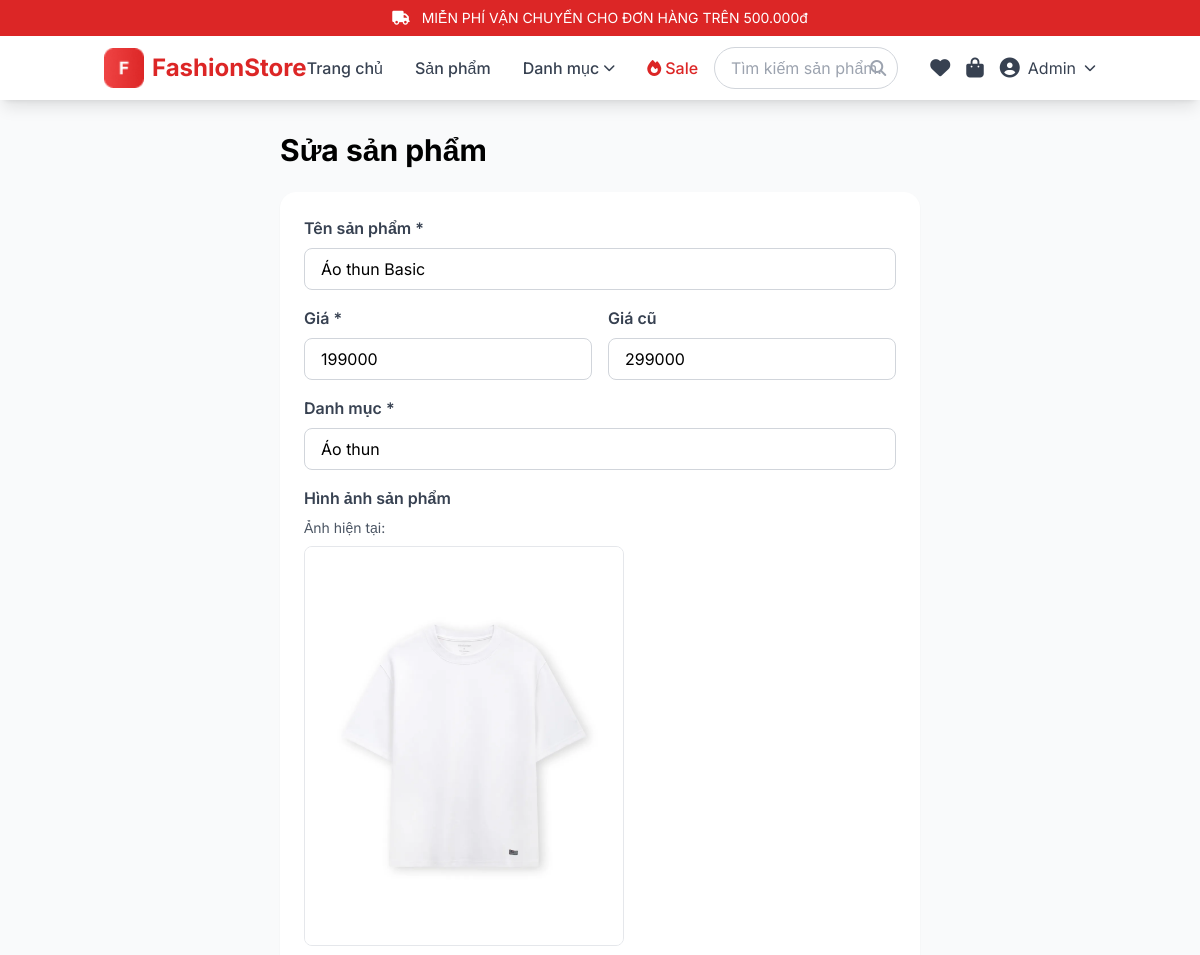
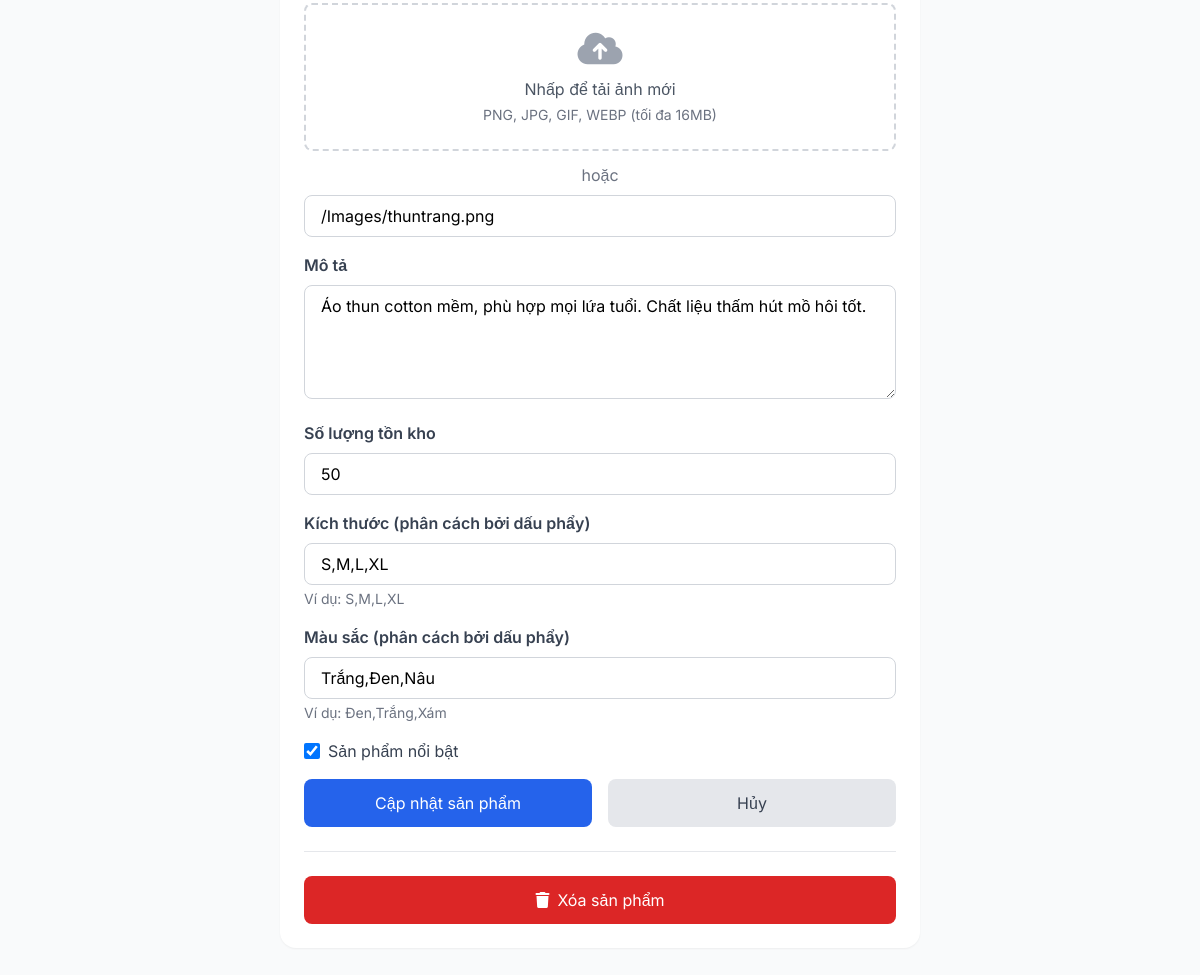
Screenshot of /admin/edit-product/583b96b6-4a12-4105-b6d7-7b1871367382 (signed in) with the database file from the repository (2 pictures, top to bottom).
### database.py (models this page shows)
class Product(db.Model):
    __tablename__ = 'products'
    id = db.Column(db.String(36), primary_key=True)
    name = db.Column(db.String(200), nullable=False)
    price = db.Column(db.Integer, nullable=False)
    old_price = db.Column(db.Integer, default=0)
    category = db.Column(db.String(100))
    image = db.Column(db.String(500))
    images = db.Column(db.Text)  # JSON array
    description = db.Column(db.Text)
    stock = db.Column(db.Integer, default=0)
    sizes = db.Column(db.Text)  # JSON array
    colors = db.Column(db.Text)  # JSON array
    color_images = db.Column(db.Text)  # JSON object mapping colors to image URLs
    rating = db.Column(db.Float, default=0.0)
    reviews = db.Column(db.Integer, default=0)
    sold = db.Column(db.Integer, default=0)
    featured = db.Column(db.Boolean, default=False)
    created_at = db.Column(db.DateTime, default=datetime.now)
    def to_dict(self):
        return {
            'id': self.id,
            'name': self.name,
            'price': self.price,
            'old_price': self.old_price,
            'category': self.category,
            'image': self.image,
            'images': json.loads(self.images) if self.images else [],
            'description': self.description,
            'stock': self.stock,
            'sizes': json.loads(self.sizes) if self.sizes else [],
            'colors': json.loads(self.colors) if self.colors else [],
            'color_images': json.loads(self.color_images) if self.color_images else {},
            'rating': self.rating,
            'reviews': self.reviews,
            'sold': self.sold,
            'featured': self.featured,
            'created_at': self.created_at.isoformat() if self.created_at else None
        }

### flask_clothing_store.py (the view, shortened to what this page needs)
@app.route('/admin/edit-product/<product_id>', methods=['GET', 'POST'])
@staff_required
def admin_edit_product(product_id):
    product = Product.query.get(product_id)
    if not product:
        flash('Sản phẩm không tồn tại', 'error')
        return redirect('/admin/products')
    return render_template('admin/edit_product.html', product=product.to_dict())

### flask_clothing_store.py (called while the page is built)
def staff_required(f):
    @wraps(f)
    def decorated_function(*args, **kwargs):
        if 'user' not in session or session['user']['role'] not in ['admin', 'staff']:
            flash('Đây là khu vực dành cho nhân viên', 'error')
            return redirect(url_for('home'))
        return f(*args, **kwargs)
    return decorated_function

def get_cart():
    return session.get('cart', [])

def get_wishlist():
    user_email = session.get('user', {}).get('email')
    if user_email:
        user = User.query.get(user_email)
        if user:
            return json.loads(user.wishlist) if user.wishlist else []
    return []

def get_categories():
    categories = db.session.query(Product.category).distinct().all()
    return [c[0] for c in categories]

@app.context_processor
def utility_processor():
    return {
        'now': datetime.datetime.now(),
        'wishlist_count': lambda: len(get_wishlist()),
        'cart_count': lambda: len(get_cart()),
        'format_price': format_price,
        'get_featured_products': get_featured_products,
        'get_best_sellers': get_best_sellers,
        'get_categories': get_categories,
        'get_wishlist': get_wishlist
    }

### templates/admin/edit_product.html (shortened to what this page needs)
{% extends "base.html" %}
{% block content %}
<div class="container mx-auto px-4 py-8 max-w-2xl">
    <h1 class="text-3xl font-bold mb-6">Sửa sản phẩm</h1>
    <div class="bg-white rounded-2xl shadow-sm p-6">
        <form method="POST" enctype="multipart/form-data" id="edit-product-form">
            <div class="mb-4">
                <label class="block text-gray-700 font-semibold mb-2">Tên sản phẩm *</label>
                <input type="text" name="name" value="{{ product.name }}"
                       class="w-full px-4 py-2 border border-gray-300 rounded-lg focus:ring-2 focus:ring-blue-500" required>
            </div>
            <div class="grid grid-cols-2 gap-4 mb-4">
                <div>
                    <label class="block text-gray-700 font-semibold mb-2">Giá *</label>
                    <input type="number" name="price" value="{{ product.price }}"
                           class="w-full px-4 py-2 border border-gray-300 rounded-lg focus:ring-2 focus:ring-blue-500" required>
                </div>
                <div>
                    <label class="block text-gray-700 font-semibold mb-2">Giá cũ</label>
                    <input type="number" name="old_price" value="{{ product.old_price }}"
                           class="w-full px-4 py-2 border border-gray-300 rounded-lg focus:ring-2 focus:ring-blue-500">
                </div>
            </div>
            <div class="mb-4">
                <label class="block text-gray-700 font-semibold mb-2">Danh mục *</label>
                <input type="text" name="category" value="{{ product.category }}"
                       class="w-full px-4 py-2 border border-gray-300 rounded-lg focus:ring-2 focus:ring-blue-500" required>
            </div>
            <div class="mb-4">
                <label class="block text-gray-700 font-semibold mb-2">Hình ảnh sản phẩm</label>
                <div class="mb-3">
                    <p class="text-sm text-gray-600 mb-2">Ảnh hiện tại:</p>
                    <img src="{{ product.image }}" alt="{{ product.name }}" class="max-w-xs rounded-lg border" id="current-image">
                </div>
                <div class="mb-3">
                    <label class="block w-full">
                        <div class="border-2 border-dashed border-gray-300 rounded-lg p-6 text-center cursor-pointer hover:border-blue-500 transition" id="upload-area">
                            <i class="fas fa-cloud-upload-alt text-4xl text-gray-400 mb-2"></i>
                            <p class="text-gray-600 mb-1">Nhấp để tải ảnh mới</p>
                            <p class="text-sm text-gray-500">PNG, JPG, GIF, WEBP (tối đa 16MB)</p>
                        </div>
                    </label>
                </div>
                <div class="text-center text-gray-500 mb-2">hoặc</div>
                <input type="text" name="image" id="image_url" value="{{ product.image }}"
                       placeholder="Nhập URL hình ảnh mới"
                       class="w-full px-4 py-2 border border-gray-300 rounded-lg focus:ring-2 focus:ring-blue-500">
            </div>
            <div class="mb-4">
                <label class="block text-gray-700 font-semibold mb-2">Mô tả</label>
                <textarea name="description" rows="4"
                          class="w-full px-4 py-2 border border-gray-300 rounded-lg focus:ring-2 focus:ring-blue-500">{{ product.description }}</textarea>
            </div>
            <div class="mb-4">
                <label class="block text-gray-700 font-semibold mb-2">Số lượng tồn kho</label>
                <input type="number" name="stock" value="{{ product.stock }}"
                       class="w-full px-4 py-2 border border-gray-300 rounded-lg focus:ring-2 focus:ring-blue-500">
            </div>
            <div class="mb-4">
                <label class="block text-gray-700 font-semibold mb-2">Kích thước (phân cách bởi dấu phẩy)</label>
                <input type="text" name="sizes" value="{{ product.sizes|join(',') }}"
                       class="w-full px-4 py-2 border border-gray-300 rounded-lg focus:ring-2 focus:ring-blue-500">
                <p class="text-sm text-gray-500 mt-1">Ví dụ: S,M,L,XL</p>
            </div>
            <div class="mb-4">
                <label class="block text-gray-700 font-semibold mb-2">Màu sắc (phân cách bởi dấu phẩy)</label>
                <input type="text" name="colors" value="{{ product.colors|join(',') }}"
                       class="w-full px-4 py-2 border border-gray-300 rounded-lg focus:ring-2 focus:ring-blue-500">
                <p class="text-sm text-gray-500 mt-1">Ví dụ: Đen,Trắng,Xám</p>
            </div>
            <div class="mb-4">
                <label class="flex items-center">
                    <input type="checkbox" name="featured" value="1" {% if product.featured %}checked{% endif %}
                           class="w-4 h-4 text-blue-600 border-gray-300 rounded focus:ring-blue-500">
                    <span class="ml-2 text-gray-700">Sản phẩm nổi bật</span>
                </label>
            </div>
            <div class="flex space-x-4">
                <button type="submit" class="flex-1 bg-blue-600 text-white px-6 py-3 rounded-lg hover:bg-blue-700 transition">
                    Cập nhật sản phẩm
                </button>
                <a href="/admin/products" class="flex-1 bg-gray-200 text-gray-700 px-6 py-3 rounded-lg hover:bg-gray-300 transition text-center">
                    Hủy
                </a>
            </div>
        </form>
        <form action="/admin/delete-product" method="POST" class="mt-6 pt-6 border-t"
              onsubmit="return confirm('Bạn có chắc muốn xóa sản phẩm này?')">
            <button type="submit" class="w-full bg-red-600 text-white px-6 py-3 rounded-lg hover:bg-red-700 transition">
                <i class="fas fa-trash mr-2"></i>Xóa sản phẩm
            </button>
        </form>
    </div>
</div>
{% endblock %}

### templates/base.html (style rules this page uses)
* { font-family: 'Inter', sans-serif; }

### rows the page displays
Product: name "Áo thun Basic", price "199000", old_price "299000", category "Áo thun", image (picture), image "/Images/thuntrang.png", description "Áo thun cotton mềm, phù hợp mọi lứa tuổi. Chất liệu thấm hút mồ hôi tốt."

### other values shown
{{ session['user']['name'] }} "Admin"
